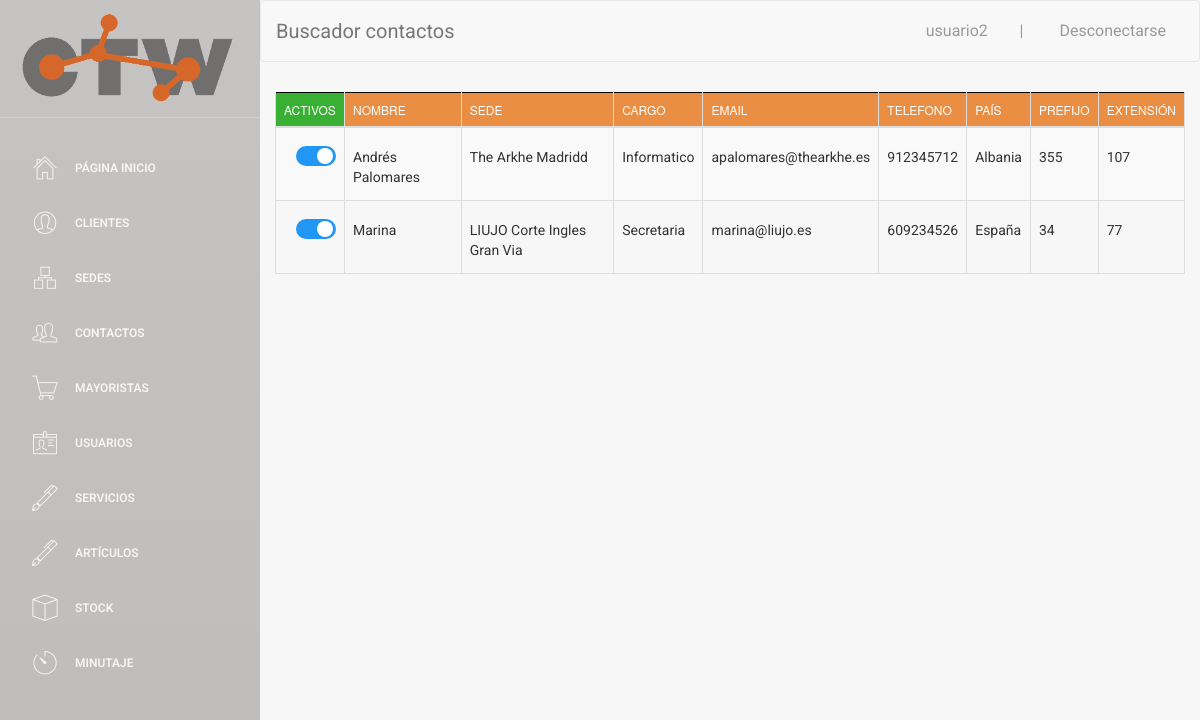
Page /buscador/buscador_contactos.php (signed in) on the earlier database version.
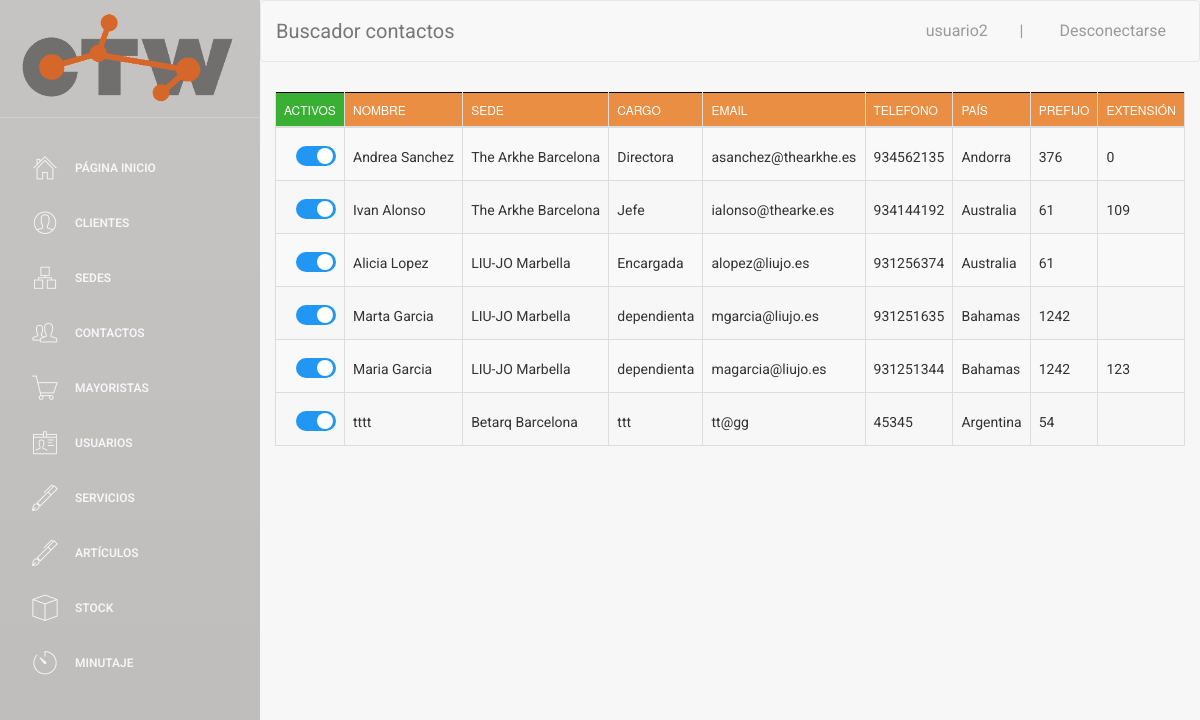
Same page on the later database version.
### tables this page shows
CREATE TABLE `CONTACTO` (
  `ID_CONTACTO` int(4) NOT NULL,
  `nombre` varchar(50) NOT NULL,
  `ID_sede` int(4) DEFAULT NULL,
  `cargo` varchar(35) NOT NULL,
  `email` varchar(25) NOT NULL,
  `telefono` int(9) NOT NULL,
  `pais` varchar(30) DEFAULT NULL,
  `prefijo` int(5) DEFAULT NULL,
  `extension` int(10) DEFAULT NULL,
  `activo` tinyint(4) NOT NULL DEFAULT '1'
);

CREATE TABLE `SEDE` (
  `ID_SEDE` int(5) NOT NULL,
  `NIF_cliente` varchar(9) DEFAULT NULL,
  `nombre` varchar(40) DEFAULT NULL,
  `ubicacion` varchar(50) DEFAULT NULL,
  `ciudad` varchar(25) NOT NULL,
  `codigo_postal` varchar(10) NOT NULL,
  `calle` varchar(30) NOT NULL,
  `numero` varchar(8) NOT NULL,
  `telefono` int(9) NOT NULL,
  `pais` varchar(30) DEFAULT NULL,
  `prefijo` int(5) DEFAULT NULL,
  `activo` tinyint(1) NOT NULL DEFAULT '1'
);

### web/assets/php/selects.php (called while the page is built, shortened)
<?php
function select_all_contacto(){
    $conn = connect();
    $sql = "SELECT *
    FROM CONTACTO";
    $data = $conn->query($sql);
    return $data;
}
   function select_nombre_sede($ID_sede){
    $conn = connect();
    $sql = "SELECT nombre
    FROM SEDE WHERE ID_SEDE = '".$ID_sede."'";
    $data = $conn->query($sql);
    $row = $data->fetch_assoc();
    $nombre_sede = $row['nombre'];
    return $nombre_sede;
  }
?>

### web/buscador/buscador_contactos.php (the view, shortened to what this page needs)
<!doctype html>
<?php
include('../assets/php/selects.php');
include('../assets/php/functions.php');
if($_SESSION["login_done"]==true){
?>
<html lang="en">
<head>
</head>
<body>
<div class="wrapper">
    <div class="sidebar">
        <div class="sidebar-wrapper">
        </div>
    </div>
    <div class="main-panel">
        <nav class="navbar navbar-default navbar-fixed">
            <div class="container-fluid">
                <div class="navbar-header">
                    <a class="navbar-brand">Buscador contactos</a>
                </div>
                <div class="collapse navbar-collapse">
                </div>
            </div>
        </nav>
        <div class="content">
            <div class="container-fluid">
                <div class="row">
                    <div >
                        <div >
                            <table id="buscador_contacto" class="table table-striped table-bordered">
                                    <thead>
                                        <tr>
                                            <th style="background-color: #39AF33; width: 3px;">Activos</th>
                                            <th>Nombre</th>
                                            <th>Sede</th>
                                            <th>Cargo</th>
                                            <th>Email</th>
                                            <th>Telefono</th>
                                            <th>País</th>
                                            <th>Prefijo</th>
                                            <th>Extensión</th>
                                        </tr>
                                    </thead>
                                    <tbody>
                                    <?php
                                    $data = select_all_contacto();
                                    if ($data->num_rows > 0) {
                                        while ($row = $data->fetch_assoc()) {
                                            $pk = $row['ID_CONTACTO'];
                                            ?>
                                                    <tr id="<?php echo $row['ID_CONTACTO']; ?>">
                                                        <?php checkbox_contacto($row['activo'],$row['ID_CONTACTO']  )?>
                                                        <td><label style="margin-top: 11px;"><a href="#" class="nombre" data-pk=<?php echo "\"$pk\""; ?>><?php echo $row['nombre']?> </a></label></td>
                                                        <td><label style="margin-top: 11px;">
                                                        <a href="#" class="sede" data-pk=<?php echo "\"$pk\""; ?>>
                                                        <?php
                                                        $id_sede = $row['ID_sede'];
                                                        $nombreSede = select_nombre_sede($id_sede);
                                                        echo $nombreSede;
                                                        ?>
                                                        </a></label></td>
                                                        <td><label style="margin-top: 11px;"><a href="#" class="cargo" data-pk=<?php echo "\"$pk\""; ?>><?php echo $row['cargo']?> </a></label></td>
                                                        <td><label style="margin-top: 11px;"><a href="#" class="email" data-pk=<?php echo "\"$pk\""; ?>><?php echo $row['email']?> </a></label></td>
                                                        <td><label style="margin-top: 11px;"><a href="#" class="telefono" data-pk=<?php echo "\"$pk\""; ?>><?php echo $row['telefono']?> </a></label></td>
                                                        <td><label style="margin-top: 11px;"><a href="#" class="pais" data-pk=<?php echo "\"$pk\""; ?>><?php echo $row['pais']?> </a></label></td>
                                                        <td><label style="margin-top: 11px;"><a href="#" class="prefijo" data-pk=<?php echo "\"$pk\""; ?>><?php echo $row['prefijo']?> </a></label></td>
                                                        <td><label style="margin-top: 11px;"><a href="#" class="extension" data-pk=<?php echo "\"$pk\""; ?>><?php echo $row['extension']?> </a></label></td>
                                                    </tr>
                                        <?php
                                                 }
                                            } else {
                                                 echo "0 results";
                                            }
                                        ?>
                                    </tbody>
                                </table>
                        </div>
                    </div>
                </div>
            </div>
        </div>
    </div>
</div>
</body>
</html>
<?php
}else{
    echo "false";
    header("location:../index.php");
}
?>

### web/assets/php/functions.php (shortened to what this page needs)
<html>
    <?php
function checkbox_contacto($activo, $ID_CONTACTO)
{
    if ($activo == 0) {
        echo "<td><label style=\"margin-top: 10px; margin-left:12px;\" class=\"switcha\" ><a class=\"checkbox_activo\">&nbsp;0</a><input  type=\"checkbox\" onchange=\" onchange_contacto($ID_CONTACTO, $activo)\"><div  class=\"slider rounda\"></div></label></td>";
    } else {
        echo "<td><label style=\"margin-top: 10px; margin-left:12px;\" class=\"switcha\"><a  class=\"checkbox_activo\">&nbsp;1</a><input  type=\"checkbox\" checked onchange=\" onchange_contacto($ID_CONTACTO, $activo)\" ><div  class=\"slider rounda\"></div></label></td>";
    }
}
?>
</html>

### web/assets/css/micss.css (style rules this page uses)
.switcha { position: relative; display: inline-block; width: 40px; height: 20px; }
.slider { position: absolute; cursor: pointer; top: 0; left: 0; right: 0; bottom: 0; background-color: #ccc; -webkit-transition: .4s; transition: .4s; }
.slider:before { position: absolute; content: ""; height: 16px; width: 16px; left: 2px; bottom: 2px; background-color: white; -webkit-transition: .4s; transition: .4s; }
input:checked + .slider { background-color: #2196F3; }
input:checked + .slider:before { -webkit-transform: translateX(1px); -ms-transform: translateX(10px); transform: translateX(19px); }
.slider.rounda { border-radius: 34px; }
.slider.rounda:before { border-radius: 50%; }

### web/assets/css/table_editor.css (style rules this page uses)
a, a:hover { color: #000; }

### web/assets/css/table.css (style rules this page uses)
table { border: none; }
table thead, table tfoot { background-color: #e98e42; border: 1px solid black; }
a, a:hover { color: #000; }

Differences in the rows shown:
removed contacto: nombre "Marina", ID_sede.nombre "LIUJO Corte Ingles Gran Via", cargo "Secretaria", email "marina@liujo.es", telefono "609234526", pais "España", prefijo "34", extension "77"
changed contacto: nombre "Andrés Palomares" → "Andrea Sanchez"; ID_sede.nombre "The Arkhe Madridd" → "The Arkhe Barcelona"; cargo "Informatico" → "Directora"; email "apalomares@thearkhe.es" → "asanchez@thearkhe.es"; telefono "912345712" → "934562135"; pais "Albania" → "Andorra"; prefijo "355" → "376"; extension "107" → "0"
added contacto: nombre "Ivan Alonso", ID_sede.nombre "The Arkhe Barcelona", cargo "Jefe", email "ialonso@thearke.es", telefono "934144192", pais "Australia", prefijo "61", extension "109"
added contacto: nombre "Alicia Lopez", ID_sede.nombre "LIU-JO Marbella", cargo "Encargada", email "alopez@liujo.es", telefono "931256374", pais "Australia", prefijo "61"
added contacto: nombre "Marta Garcia", ID_sede.nombre "LIU-JO Marbella", cargo "dependienta", email "mgarcia@liujo.es", telefono "931251635", pais "Bahamas", prefijo "1242"
added contacto: nombre "Maria Garcia", ID_sede.nombre "LIU-JO Marbella", cargo "dependienta", email "magarcia@liujo.es", telefono "931251344", pais "Bahamas", prefijo "1242", extension "123"
added contacto: nombre "tttt", ID_sede.nombre "Betarq Barcelona", cargo "ttt", email "tt@gg", telefono "45345", pais "Argentina", prefijo "54"
